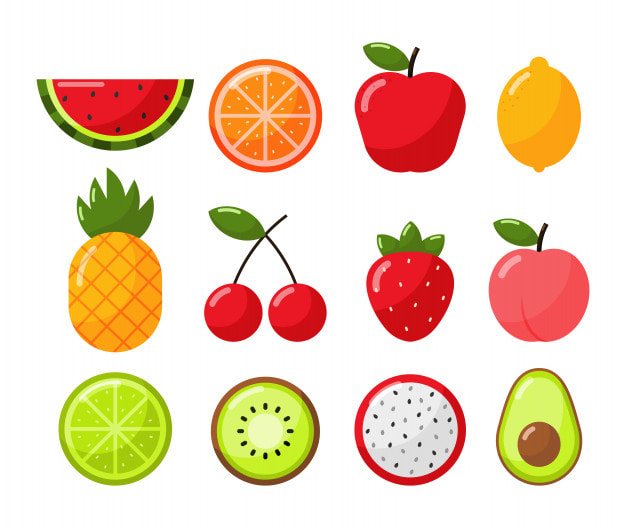
#> input picture day 10/2.jpg, 626 x 528 px, found by its file name
$ python 'task 2.py'
#> lines starting #> are read from the running program, lines starting #| are printed output that depends on the picture; after the words box and inside, x2 and y2 are one past the last pixel; in counts of white or black regions, pixels touching at a corner belong together
import cv2
import numpy as np

def count_objects():
    image = cv2.imread('d:/Maria_iti/day 10/2.jpg')
#> image is the input picture: shape (528, 626, 3); mean B, G, R 189.1, 213.6, 238.8
    gray = cv2.cvtColor(image, cv2.COLOR_BGR2GRAY)
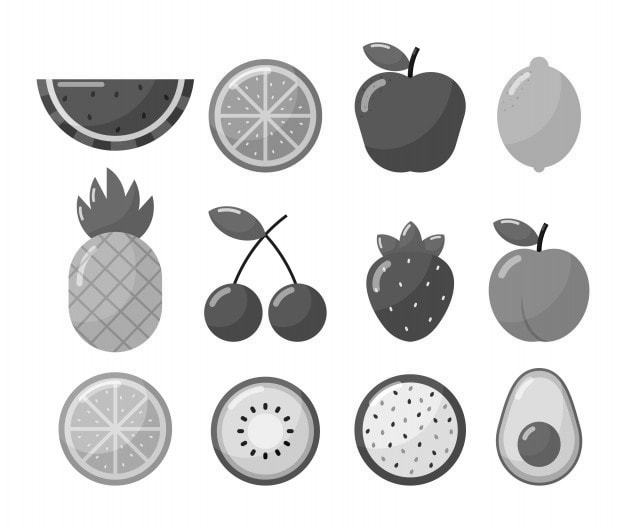
#> gray: shape (528, 626); min 0, max 255, mean 218.4

    _, thresh = cv2.threshold(gray, 128, 255, cv2.THRESH_BINARY_INV)
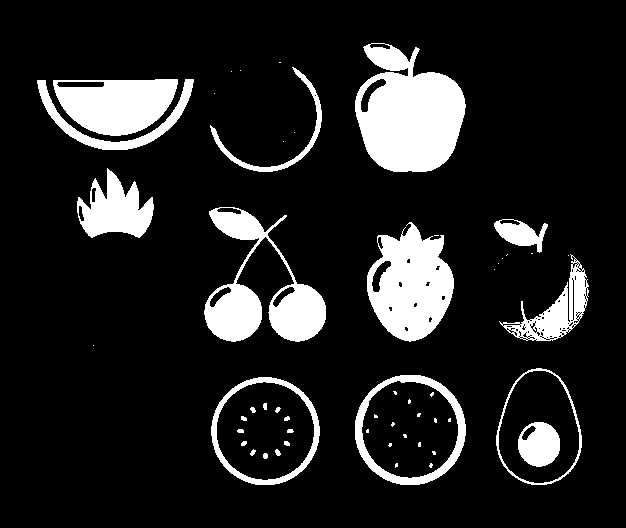
#> thresh: shape (528, 626); 13.5% white; 54 white regions (29 under 20 px)

    contours, _ = cv2.findContours(thresh, cv2.RETR_EXTERNAL, cv2.CHAIN_APPROX_SIMPLE)
#> contours = 26 contours, 14 with area under 20; largest, box (x1, y1, x2, y2) and area: (355, 43, 466, 172) 9890, (355, 375, 466, 485) 9516, (211, 377, 320, 485) 9074, (496, 368, 582, 485) 7532, (367, 222, 454, 342) 7043

    num_obj = len([cnt for cnt in contours if cv2.contourArea(cnt) > 95])
#> num_obj = 12

    return num_obj

print(f"Number of objects: {count_objects()}")

$ run again, with day 10/1.jpg copied over day 10/2.jpg
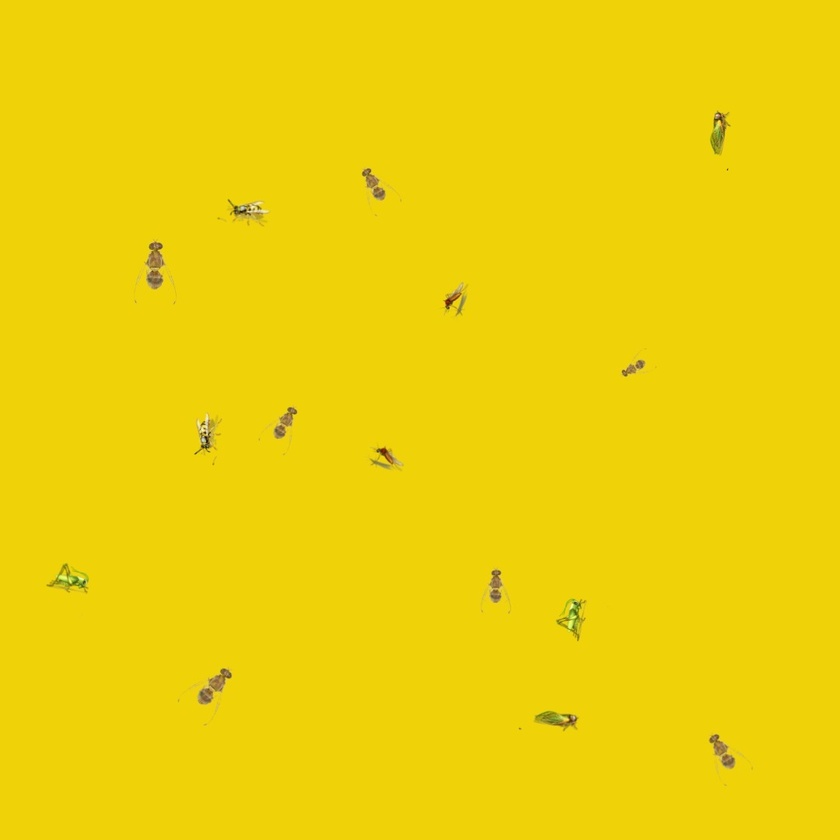
#> input picture day 10/1.jpg, 840 x 840 px, shrunk from 1080 x 1080 before the run, found by its file name
#> in count_objects, image is the input picture: shape (840, 840, 3); mean B, G, R 8.6, 209.3, 238.2
#> in count_objects, `gray = cv2.cvtColor(image, cv2.COLOR_BGR2GRAY)`:
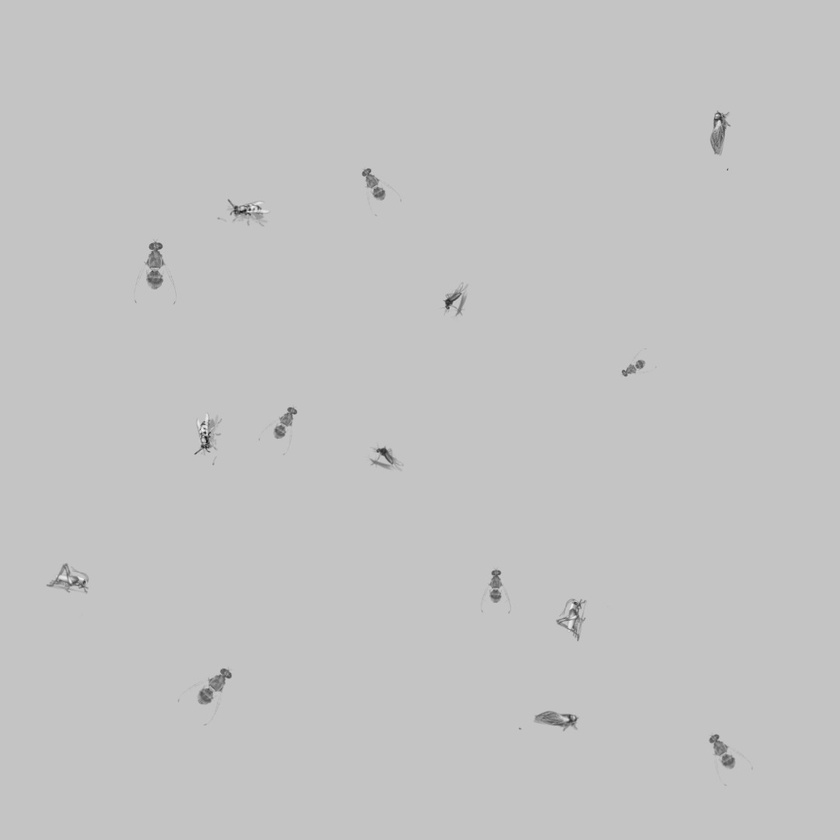
#> gray: shape (840, 840); min 25, max 242, mean 195.4
#> in count_objects, `_, thresh = cv2.threshold(gray, 128, 255, cv2.THRESH_BINARY_INV)`:
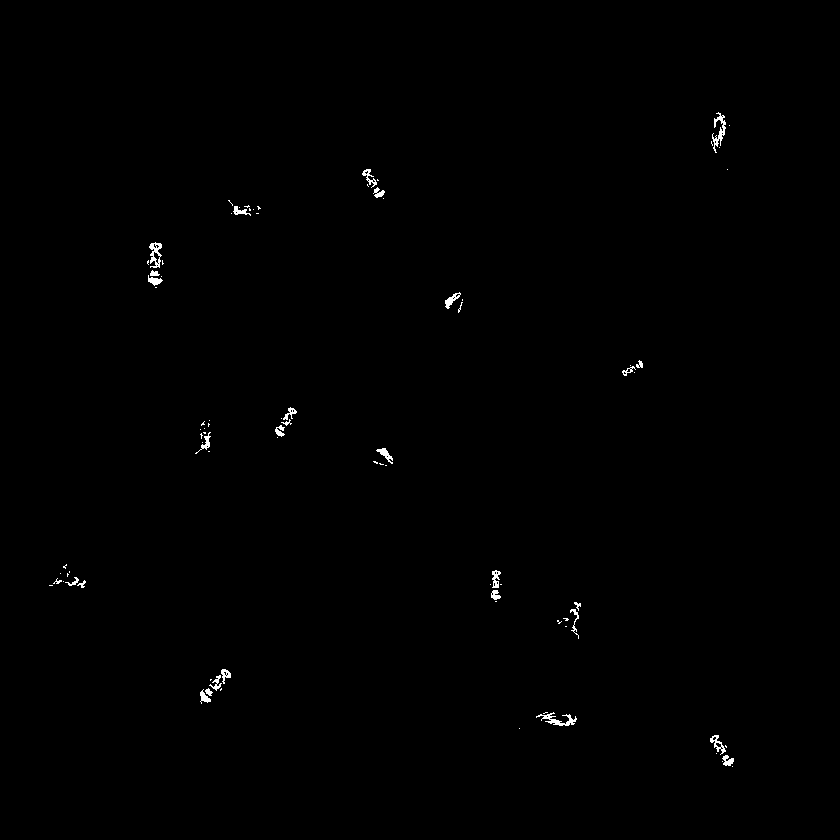
#> thresh: shape (840, 840); 0.36% white in thin lines or dots, all inside (x1, y1, x2, y2) = (49, 112, 734, 767)
#> contours = 86 contours, 61 with area under 20; largest, box (x1, y1, x2, y2) and area: (149, 242, 162, 268) 177, (712, 112, 726, 153) 130, (536, 712, 577, 726) 126, (710, 735, 726, 755) 102, (445, 292, 461, 309) 90
#> num_obj = 4
